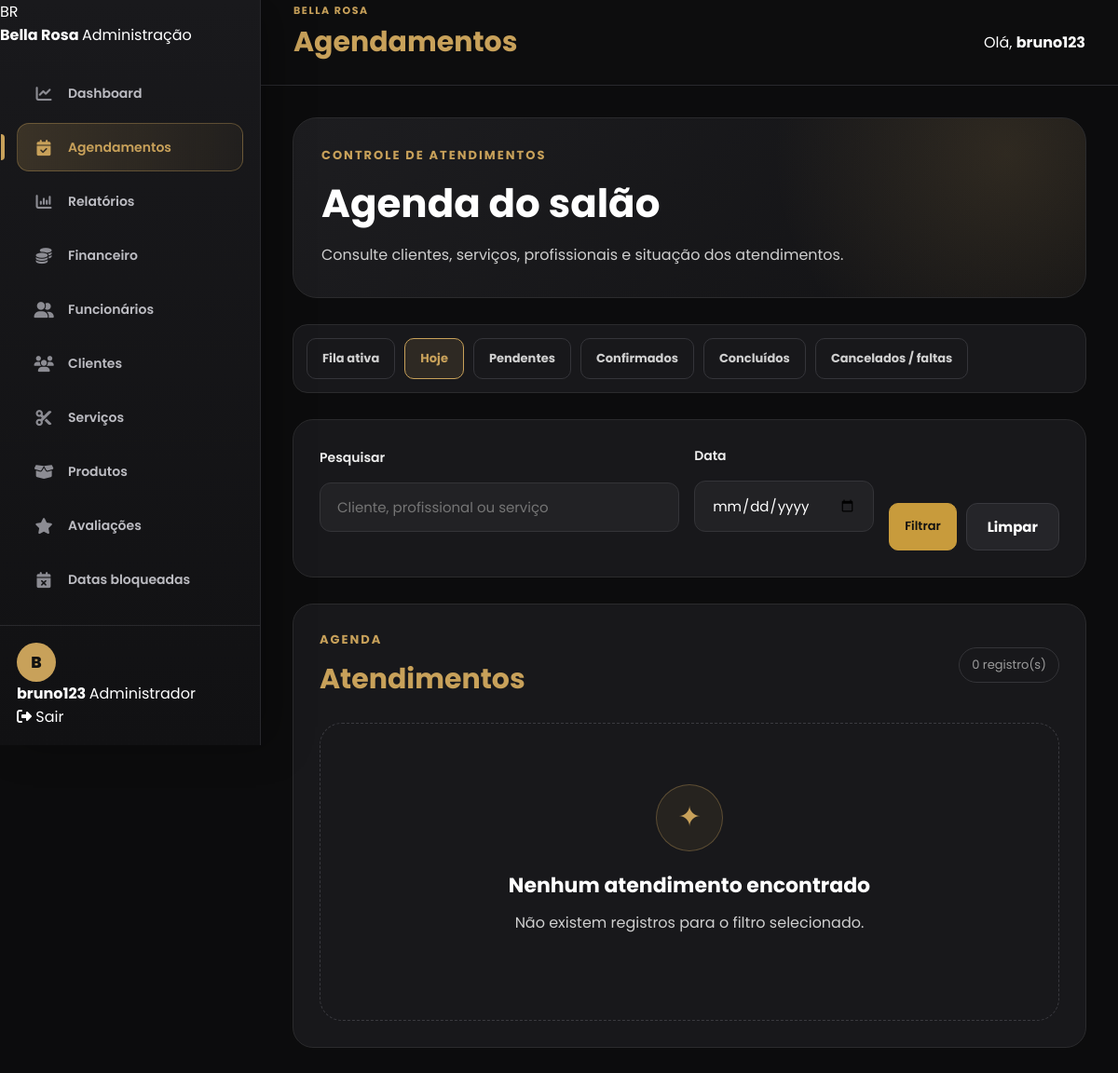
Page /painel/agendamentos/?filtro=hoje (signed in) on the earlier database version.
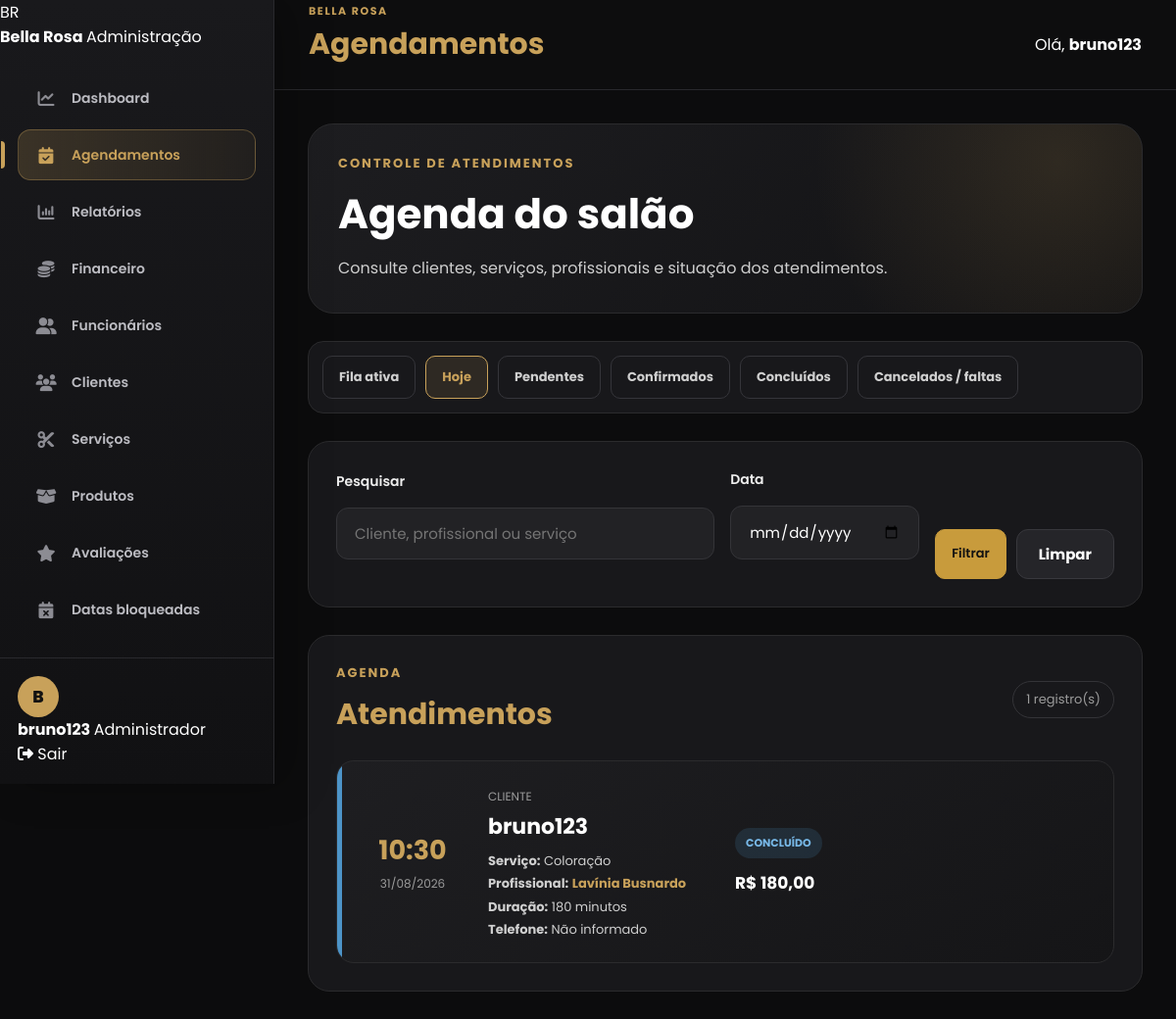
Same page on the later database version.
### agendamentos/models.py (models this page shows, shortened)
class Agendamento(models.Model):
    STATUS_PENDENTE = "PENDENTE"
    STATUS_CONFIRMADO = "CONFIRMADO"
    STATUS_CANCELADO_CLIENTE = "CANCELADO_CLIENTE"
    STATUS_CANCELADO_ADMIN = "CANCELADO_ADMIN"
    STATUS_DESISTENCIA = "DESISTENCIA"
    STATUS_NAO_COMPARECEU = "NAO_COMPARECEU"
    STATUS_CONCLUIDO = "CONCLUIDO"
    STATUS_CHOICES = [
        (
            STATUS_PENDENTE,
            "Pendente",
        ),
        (
            STATUS_CONFIRMADO,
            "Confirmado",
        ),
        (
            STATUS_CANCELADO_CLIENTE,
            "Cancelado pela cliente",
        ),
        (
            STATUS_CANCELADO_ADMIN,
            "Cancelado pelo salão",
        ),
        (
            STATUS_DESISTENCIA,
            "Desistência informada",
        ),
        (
            STATUS_NAO_COMPARECEU,
            "Não compareceu",
        ),
        (
            STATUS_CONCLUIDO,
            "Concluído",
        ),
    ]
    cliente = models.ForeignKey(
        settings.AUTH_USER_MODEL,
        on_delete=models.CASCADE,
        related_name="agendamentos",
        verbose_name="Cliente",
    )
    servico = models.ForeignKey(
        Servico,
        on_delete=models.PROTECT,
        related_name="agendamentos",
        verbose_name="Serviço",
    )
    funcionario = models.ForeignKey(
        Funcionario,
        on_delete=models.PROTECT,
        related_name="agendamentos",
        verbose_name="Profissional",
        null=True,
        blank=True,
    )
    data = models.DateField(
        verbose_name="Data",
    )
    horario = models.TimeField(
        verbose_name="Horário",
    )
    observacao = models.TextField(
        blank=True,
        null=True,
        verbose_name="Observação da cliente",
    )
    status = models.CharField(
        max_length=30,
        choices=STATUS_CHOICES,
        default=STATUS_PENDENTE,
        verbose_name="Status",
    )
    motivo_status = models.TextField(
        blank=True,
        verbose_name="Motivo ou observação do status",
        help_text=(
            "Exemplo: cliente ligou informando que não poderá comparecer."
        ),
    )
    criado_em = models.DateTimeField(
        auto_now_add=True,
        verbose_name="Criado em",
    )
    atualizado_em = models.DateTimeField(
        auto_now=True,
        verbose_name="Atualizado em",
    )
    class Meta:
        verbose_name = "Agendamento"
        verbose_name_plural = "Agendamentos"
        ordering = [
            "-data",
            "-horario",
        ]

### contas/models.py (models this page shows, shortened)
class Usuario(AbstractUser):
    telefone = models.CharField(
        max_length=20,
        blank=True
    )
    is_admin_salao = models.BooleanField(
        default=False
    )

### servicos/models.py (models this page shows, shortened)
class Servico(models.Model):
    nome = models.CharField("Nome", max_length=100)
    descricao = models.TextField("Descrição", blank=True)
    preco = models.DecimalField("Preço", max_digits=8, decimal_places=2)
    duracao = models.PositiveIntegerField("Duração (minutos)")
    ativo = models.BooleanField("Disponível", default=True)
    class Meta:
        verbose_name = "Serviço"
        verbose_name_plural = "Serviços"

### funcionarios/models.py (models this page shows, shortened)
class Funcionario(models.Model):
    CARGO_CABELEIREIRA = "CABELEIREIRA"
    CARGO_MANICURE = "MANICURE"
    CARGO_MAQUIADORA = "MAQUIADORA"
    CARGO_DESIGNER_SOBRANCELHAS = "DESIGNER_SOBRANCELHAS"
    CARGO_ESTETICISTA = "ESTETICISTA"
    CARGO_RECEPCIONISTA = "RECEPCIONISTA"
    CARGO_OUTRO = "OUTRO"
    CARGOS = [
        (
            CARGO_CABELEIREIRA,
            "Cabeleireira",
        ),
        (
            CARGO_MANICURE,
            "Manicure e pedicure",
        ),
        (
            CARGO_MAQUIADORA,
            "Maquiadora",
        ),
        (
            CARGO_DESIGNER_SOBRANCELHAS,
            "Designer de sobrancelhas",
        ),
        (
            CARGO_ESTETICISTA,
            "Esteticista",
        ),
        (
            CARGO_RECEPCIONISTA,
            "Recepcionista",
        ),
        (
            CARGO_OUTRO,
            "Outro",
        ),
    ]
    nome = models.CharField(
        max_length=150,
        verbose_name="Nome completo",
    )
    cpf = models.CharField(
        max_length=14,
        unique=True,
        verbose_name="CPF",
    )
    telefone = models.CharField(
        max_length=20,
        verbose_name="Telefone",
    )
    email = models.EmailField(
        blank=True,
        verbose_name="E-mail",
    )
    cargo = models.CharField(
        max_length=40,
        choices=CARGOS,
        verbose_name="Cargo",
    )
    data_admissao = models.DateField(
        null=True,
        blank=True,
        verbose_name="Data de admissão",
    )
    servicos = models.ManyToManyField(
        Servico,
        blank=True,
        related_name="funcionarios",
        verbose_name="Serviços realizados",
    )
    ativo = models.BooleanField(
        default=True,
        verbose_name="Funcionário ativo",
    )
    observacao = models.TextField(
        blank=True,
        verbose_name="Observação",
    )
    criado_em = models.DateTimeField(
        auto_now_add=True,
        verbose_name="Criado em",
    )
    atualizado_em = models.DateTimeField(
        auto_now=True,
        verbose_name="Atualizado em",
    )
    class Meta:
        verbose_name = "Funcionário"
        verbose_name_plural = "Funcionários"
        ordering = ["nome"]

### painel/views.py (the view, shortened to what this page needs)
@login_required(login_url="login")
def lista_agendamentos(request):
    verificar_permissao_administradora(request.user)
    filtro = request.GET.get(
        "filtro",
        "ativos"
    )
    data_selecionada = request.GET.get(
        "data",
        ""
    )
    busca = request.GET.get(
        "busca",
        ""
    ).strip()
    agendamentos = (
        Agendamento.objects
        .select_related(
            "cliente",
            "servico",
            "funcionario",
        )
        .order_by(
            "data",
            "horario",
        )
    )
    if filtro == "ativos":
        agendamentos = agendamentos.filter(
            status__in=[
                Agendamento.STATUS_PENDENTE,
                Agendamento.STATUS_CONFIRMADO,
            ]
        )
    elif filtro == "pendentes":
        agendamentos = agendamentos.filter(
            status=Agendamento.STATUS_PENDENTE
        )
    elif filtro == "confirmados":
        agendamentos = agendamentos.filter(
            status=Agendamento.STATUS_CONFIRMADO
        )
    elif filtro == "concluidos":
        agendamentos = agendamentos.filter(
            status=Agendamento.STATUS_CONCLUIDO
        )
    elif filtro == "hoje":
        agendamentos = agendamentos.filter(
            data=date.today()
        )
    if data_selecionada:
        agendamentos = agendamentos.filter(
            data=data_selecionada
        )
    contexto = {
        "agendamentos":
            agendamentos,
        "filtro":
            filtro,
        "data_selecionada":
            data_selecionada,
        "busca":
            busca,
    }
    return render(
        request,
        "painel/agendamentos.html",
        contexto,
    )

### painel/views.py (called while the page is built)
def usuario_eh_administradora(usuario):
    return (
        usuario.is_authenticated
        and (
            usuario.is_superuser
            or usuario.is_staff
            or usuario.is_admin_salao
        )
    )

def verificar_permissao_administradora(usuario):
    if not usuario_eh_administradora(usuario):
        raise PermissionDenied(
            "Você não possui permissão para acessar esta página."
        )

### painel/templates/painel/agendamentos.html (shortened to what the changed rows need)
{% extends 'painel/base_painel.html' %}
{% block page_title %}
Agendamentos
{% endblock %}
{% block content %}
<section class="admin-dashboard fade">
    <div class="admin-header">
        <div>
            <h1>
                Agenda do salão
            </h1>
        </div>
    </div>
    <section class="admin-section">
        <div class="admin-section-header">
            <div>
                <span class="customer-eyebrow">
                </span>
                <h2>
                    Atendimentos
                </h2>
            </div>
            <span class="admin-count">
                {{ agendamentos|length }} registro(s)
            </span>
        </div>
        {% if agendamentos %}
            <div class="agenda-list">
                {% for agendamento in agendamentos %}
                    <article
                        class="
                            agenda-item
                            {% if agendamento.status == 'PENDENTE' %}
                                agenda-pending
                            {% elif agendamento.status == 'CONFIRMADO' %}
                                agenda-confirmed
                            {% elif agendamento.status == 'CONCLUIDO' %}
                                agenda-completed
                            {% else %}
                                agenda-cancelled
                            {% endif %}
                        "
                    >
                        <div class="agenda-time">
                            <strong>
                                {{ agendamento.horario|time:"H:i" }}
                            </strong>
                            <span>
                                {{ agendamento.data|date:"d/m/Y" }}
                            </span>
                        </div>
                        <div class="agenda-main-info">
                            <span class="appointment-service-label">
                                Cliente
                            </span>
                            <h3>
                                {{ agendamento.cliente.first_name|default:agendamento.cliente.username }}
                            </h3>
                            <p>
                                <strong>Serviço:</strong>
                                {{ agendamento.servico.nome }}
                            </p>
                            <p>
                                <strong>Profissional:</strong>
                                <span class="appointment-professional">
                                    {% if agendamento.funcionario %}
                                        {{ agendamento.funcionario.nome }}
                                    {% else %}
                                        Não definido
                                    {% endif %}
                                </span>
                            </p>
                            <p>
                                <strong>Duração:</strong>
                                {{ agendamento.servico.duracao }} minutos
                            </p>
                            <p>
                                <strong>Telefone:</strong>
                                {{ agendamento.cliente.telefone|default:"Não informado" }}
                            </p>
                        </div>
                        <div class="agenda-status-area">
                            <span
                                class="
                                    appointment-status
                                    {% if agendamento.status == 'PENDENTE' %}
                                        status-pending
                                    {% elif agendamento.status == 'CONFIRMADO' %}
                                        status-confirmed
                                    {% elif agendamento.status == 'CONCLUIDO' %}
                                        status-completed
                                    {% else %}
                                        status-cancelled
                                    {% endif %}
                                "
                            >
                                {{ agendamento.get_status_display }}
                            </span>
                            <strong class="agenda-price">
                                R$ {{ agendamento.servico.preco }}
                            </strong>
                        </div>
                    </article>
                {% endfor %}
            </div>
        {% else %}
            <div class="empty-appointments">
                <div class="empty-icon">
                    ✦
                </div>
                <h3>
                    Nenhum atendimento encontrado
                </h3>
                <p>
                    Não existem registros para o filtro selecionado.
                </p>
            </div>
        {% endif %}
    </section>
</section>
{% endblock %}

Differences in the rows shown:
added Agendamento: horario "10:30", data "31/08/2026", cliente.first_name "bruno123", servico.nome "Coloração", funcionario.nome "Lavínia Busnardo", servico.duracao "180", cliente.telefone "Não informado", status "CONCLUÍDO", servico.preco "180,00"
Other differences:
{{ agendamentos|length }}: "0" → "1"
text no longer shown: "✦ Nenhum atendimento encontrado Não existem registros para o filtro selecionado."
